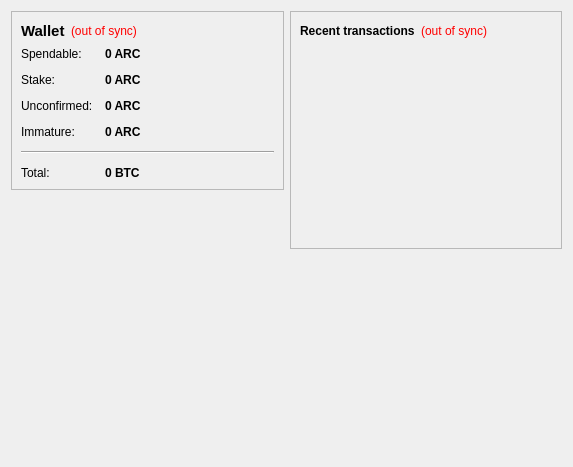
<?xml version="1.0" encoding="UTF-8"?>
<ui version="4.0">
 <class>OverviewPage</class>
 <widget class="QWidget" name="OverviewPage">
  <property name="geometry">
   <rect>
    <x>0</x>
    <y>0</y>
    <width>573</width>
    <height>467</height>
   </rect>
  </property>
  <property name="windowTitle">
   <string>Form</string>
  </property>
  <layout class="QHBoxLayout" name="horizontalLayout" stretch="1,1">
   <item>
    <layout class="QVBoxLayout" name="verticalLayout_2">
     <item>
      <widget class="QFrame" name="frame">
       <property name="frameShape">
        <enum>QFrame::StyledPanel</enum>
       </property>
       <property name="frameShadow">
        <enum>QFrame::Raised</enum>
       </property>
       <layout class="QVBoxLayout" name="verticalLayout_4">
        <item>
         <layout class="QHBoxLayout" name="horizontalLayout_4">
          <item>
           <widget class="QLabel" name="label_5">
            <property name="font">
             <font>
              <pointsize>11</pointsize>
              <weight>75</weight>
              <bold>true</bold>
             </font>
            </property>
            <property name="text">
             <string>Wallet</string>
            </property>
           </widget>
          </item>
          <item>
           <widget class="QLabel" name="labelWalletStatus">
            <property name="toolTip">
             <string>The displayed information may be out of date. Your wallet automatically synchronizes with the Artificial Intelligence coin network after a connection is established, but this process has not completed yet.</string>
            </property>
            <property name="styleSheet">
             <string notr="true">QLabel { color: red; }</string>
            </property>
            <property name="text">
             <string notr="true">(out of sync)</string>
            </property>
            <property name="alignment">
             <set>Qt::AlignLeading|Qt::AlignLeft|Qt::AlignVCenter</set>
            </property>
           </widget>
          </item>
          <item>
           <spacer name="horizontalSpacer_2">
            <property name="orientation">
             <enum>Qt::Horizontal</enum>
            </property>
            <property name="sizeHint" stdset="0">
             <size>
              <width>40</width>
              <height>20</height>
             </size>
            </property>
           </spacer>
          </item>
         </layout>
        </item>
        <item>
         <layout class="QFormLayout" name="formLayout_2">
          <property name="fieldGrowthPolicy">
           <enum>QFormLayout::AllNonFixedFieldsGrow</enum>
          </property>
          <property name="horizontalSpacing">
           <number>12</number>
          </property>
          <property name="verticalSpacing">
           <number>12</number>
          </property>
          <item row="0" column="0">
           <widget class="QLabel" name="label">
            <property name="text">
             <string>Spendable:</string>
            </property>
           </widget>
          </item>
          <item row="0" column="1">
           <widget class="QLabel" name="labelBalance">
            <property name="font">
             <font>
              <weight>75</weight>
              <bold>true</bold>
             </font>
            </property>
            <property name="cursor">
             <cursorShape>IBeamCursor</cursorShape>
            </property>
            <property name="toolTip">
             <string>Your current spendable balance</string>
            </property>
            <property name="text">
             <string notr="true">0 ARC</string>
            </property>
            <property name="textInteractionFlags">
             <set>Qt::LinksAccessibleByMouse|Qt::TextSelectableByKeyboard|Qt::TextSelectableByMouse</set>
            </property>
           </widget>
          </item>
          <item row="1" column="0">
           <widget class="QLabel" name="label_6">
            <property name="text">
             <string>Stake:</string>
            </property>
           </widget>
          </item>
          <item row="1" column="1">
           <widget class="QLabel" name="labelStake">
            <property name="font">
             <font>
              <weight>75</weight>
              <bold>true</bold>
             </font>
            </property>
            <property name="cursor">
             <cursorShape>IBeamCursor</cursorShape>
            </property>
            <property name="toolTip">
             <string>Total of coins that was staked, and do not yet count toward the current balance</string>
            </property>
            <property name="text">
             <string notr="true">0 ARC</string>
            </property>
            <property name="textInteractionFlags">
             <set>Qt::LinksAccessibleByMouse|Qt::TextSelectableByKeyboard|Qt::TextSelectableByMouse</set>
            </property>
           </widget>
          </item>
          <item row="2" column="0">
           <widget class="QLabel" name="label_3">
            <property name="text">
             <string>Unconfirmed:</string>
            </property>
           </widget>
          </item>
          <item row="2" column="1">
           <widget class="QLabel" name="labelUnconfirmed">
            <property name="font">
             <font>
              <weight>75</weight>
              <bold>true</bold>
             </font>
            </property>
            <property name="cursor">
             <cursorShape>IBeamCursor</cursorShape>
            </property>
            <property name="toolTip">
             <string>Total of transactions that have yet to be confirmed, and do not yet count toward the current balance</string>
            </property>
            <property name="text">
             <string notr="true">0 ARC</string>
            </property>
            <property name="textInteractionFlags">
             <set>Qt::LinksAccessibleByMouse|Qt::TextSelectableByKeyboard|Qt::TextSelectableByMouse</set>
            </property>
           </widget>
          </item>
          <item row="3" column="0">
           <widget class="QLabel" name="labelImmatureText">
            <property name="text">
             <string>Immature:</string>
            </property>
           </widget>
          </item>
          <item row="3" column="1">
           <widget class="QLabel" name="labelImmature">
            <property name="font">
             <font>
              <weight>75</weight>
              <bold>true</bold>
             </font>
            </property>
            <property name="toolTip">
             <string>Mined balance that has not yet matured</string>
            </property>
            <property name="text">
             <string notr="true">0 ARC</string>
            </property>
            <property name="textInteractionFlags">
             <set>Qt::LinksAccessibleByMouse|Qt::TextSelectableByKeyboard|Qt::TextSelectableByMouse</set>
            </property>
           </widget>
          </item>
          <item row="4" column="0" colspan="2">
           <widget class="Line" name="line">
            <property name="orientation">
             <enum>Qt::Horizontal</enum>
            </property>
           </widget>
          </item>
          <item row="5" column="0">
           <widget class="QLabel" name="labelTotalText">
            <property name="text">
             <string>Total:</string>
            </property>
           </widget>
          </item>
          <item row="5" column="1">
           <widget class="QLabel" name="labelTotal">
            <property name="font">
             <font>
              <weight>75</weight>
              <bold>true</bold>
             </font>
            </property>
            <property name="cursor">
             <cursorShape>IBeamCursor</cursorShape>
            </property>
            <property name="toolTip">
             <string>Your current total balance</string>
            </property>
            <property name="text">
             <string notr="true">0 BTC</string>
            </property>
            <property name="textInteractionFlags">
             <set>Qt::LinksAccessibleByMouse|Qt::TextSelectableByKeyboard|Qt::TextSelectableByMouse</set>
            </property>
           </widget>
          </item>
         </layout>
        </item>
       </layout>
      </widget>
     </item>
     <item>
      <spacer name="verticalSpacer">
       <property name="orientation">
        <enum>Qt::Vertical</enum>
       </property>
       <property name="sizeHint" stdset="0">
        <size>
         <width>20</width>
         <height>40</height>
        </size>
       </property>
      </spacer>
     </item>
     <item>
      <widget class="QLabel" name="coinimage">
       <property name="autoFillBackground">
        <bool>false</bool>
       </property>
       <property name="text">
        <string/>
       </property>
       <property name="pixmap">
        <pixmap resource="../bitcoin.qrc">:/images/res/images/wallet.png</pixmap>
       </property>
       <property name="scaledContents">
        <bool>false</bool>
       </property>
       <property name="alignment">
        <set>Qt::AlignCenter</set>
       </property>
       <property name="wordWrap">
        <bool>false</bool>
       </property>
       <property name="margin">
        <number>-2</number>
       </property>
       <property name="openExternalLinks">
        <bool>false</bool>
       </property>
      </widget>
     </item>
    </layout>
   </item>
   <item>
    <layout class="QVBoxLayout" name="verticalLayout_3">
     <item>
      <widget class="QFrame" name="frame_2">
       <property name="frameShape">
        <enum>QFrame::StyledPanel</enum>
       </property>
       <property name="frameShadow">
        <enum>QFrame::Raised</enum>
       </property>
       <layout class="QVBoxLayout" name="verticalLayout">
        <item>
         <layout class="QHBoxLayout" name="horizontalLayout_2">
          <item>
           <widget class="QLabel" name="label_4">
            <property name="text">
             <string>&lt;b&gt;Recent transactions&lt;/b&gt;</string>
            </property>
           </widget>
          </item>
          <item>
           <widget class="QLabel" name="labelTransactionsStatus">
            <property name="toolTip">
             <string>The displayed information may be out of date. Your wallet automatically synchronizes with the Artificial Intelligence coin network after a connection is established, but this process has not completed yet.</string>
            </property>
            <property name="styleSheet">
             <string notr="true">QLabel { color: red; }</string>
            </property>
            <property name="text">
             <string notr="true">(out of sync)</string>
            </property>
            <property name="alignment">
             <set>Qt::AlignRight|Qt::AlignTrailing|Qt::AlignVCenter</set>
            </property>
           </widget>
          </item>
          <item>
           <spacer name="horizontalSpacer">
            <property name="orientation">
             <enum>Qt::Horizontal</enum>
            </property>
            <property name="sizeHint" stdset="0">
             <size>
              <width>40</width>
              <height>20</height>
             </size>
            </property>
           </spacer>
          </item>
         </layout>
        </item>
        <item>
         <widget class="QListView" name="listTransactions">
          <property name="styleSheet">
           <string notr="true">QListView { background: transparent; }</string>
          </property>
          <property name="frameShape">
           <enum>QFrame::NoFrame</enum>
          </property>
          <property name="verticalScrollBarPolicy">
           <enum>Qt::ScrollBarAlwaysOff</enum>
          </property>
          <property name="horizontalScrollBarPolicy">
           <enum>Qt::ScrollBarAlwaysOff</enum>
          </property>
          <property name="selectionMode">
           <enum>QAbstractItemView::NoSelection</enum>
          </property>
         </widget>
        </item>
       </layout>
      </widget>
     </item>
     <item>
      <spacer name="verticalSpacer_2">
       <property name="orientation">
        <enum>Qt::Vertical</enum>
       </property>
       <property name="sizeHint" stdset="0">
        <size>
         <width>20</width>
         <height>40</height>
        </size>
       </property>
      </spacer>
     </item>
    </layout>
   </item>
  </layout>
 </widget>
 <resources>
  <include location="../bitcoin.qrc"/>
 </resources>
 <connections/>
</ui>
